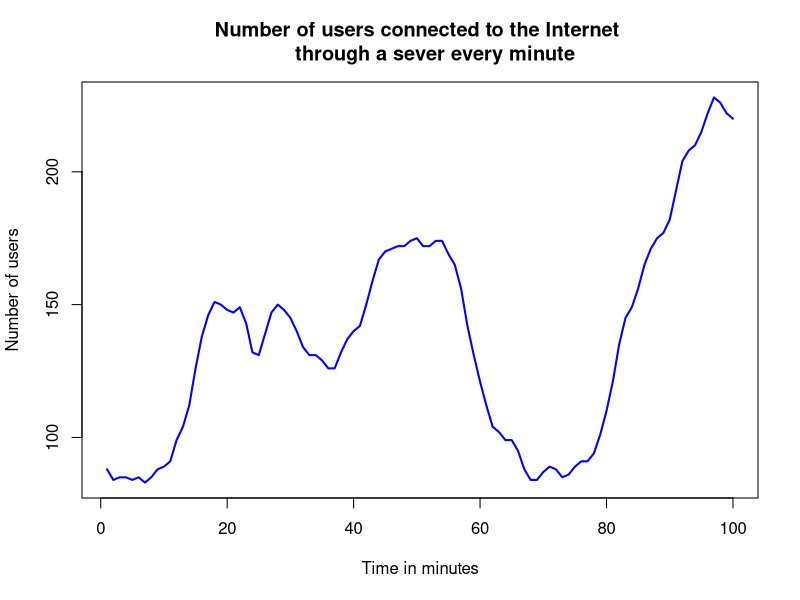
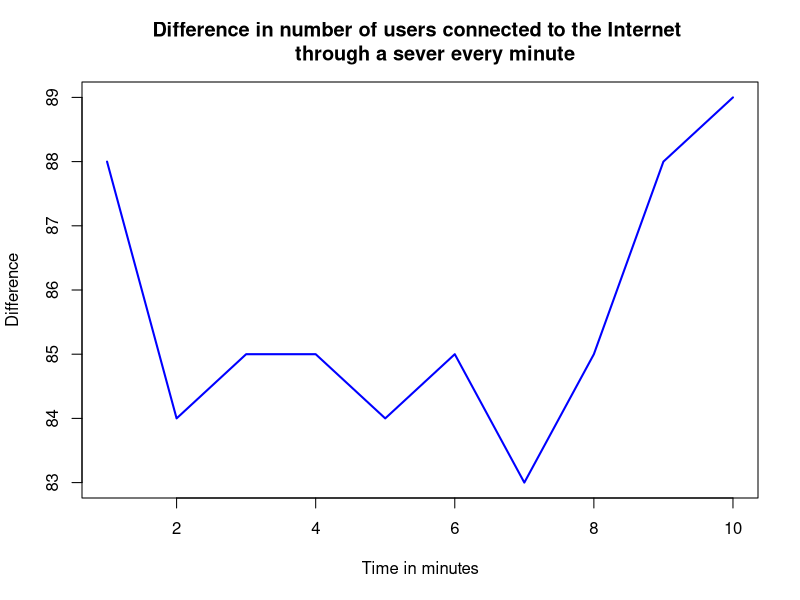
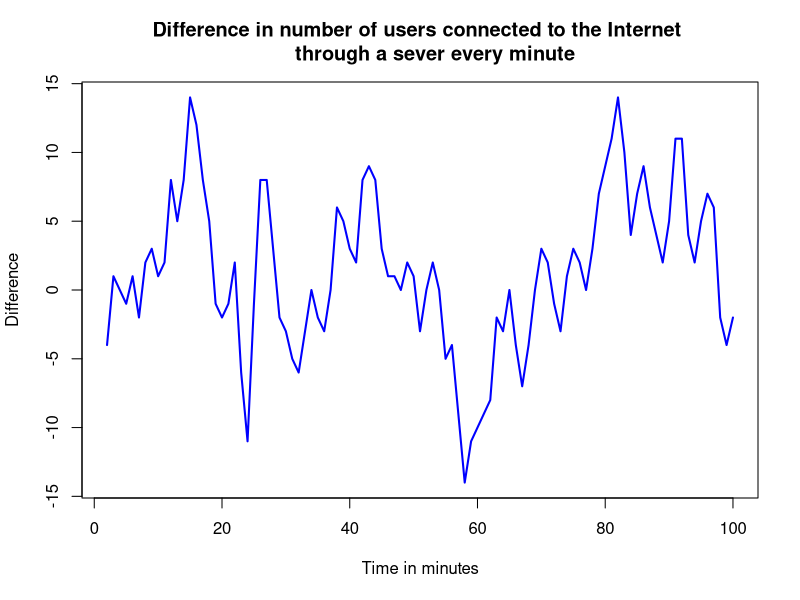
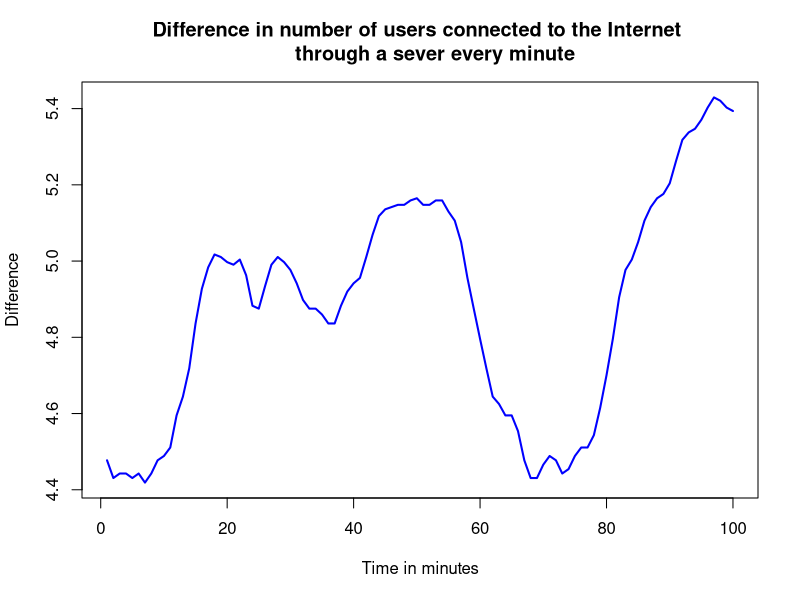

These charts were generated, in order, by the following R code:
###########################
# R-File for Assignment 1 dealing with dataset 1 (WWWusage)
###########################

#Find a full list of pre-installed datasets here
#https://stat.ethz.ch/R-manual/R-devel/library/datasets/html/00Index.html

#Set working directory Christopher
setwd("C:/Users/Christopher/OneDrive/Dokumente/Studium/Hertie School of Governance/Courses/Fall 2015/Collaborative Data Analysis/Project 1")

#Load Internet Usage per Minute Data and pass it into a dataframe
data("WWWusage")
WWWusage <- WWWusage #No need to load it into a dataset, only one varibale
?WWWusage

#######################
#Descirptive statistics
#######################

#Plot Internet usage
plot(WWWusage, main="Number of users connected to the Internet 
     through a sever every minute", 
     lwd=2, col="blue", ylab="Number of users",xlab="Time in minutes")

#Look at specific parts of the time series which allows for rescaling
WWWusage_first10 <- WWWusage[1:10]
plot(WWWusage_first10, type="l", main="Difference in number of users connected to the Internet 
     through a sever every minute", 
     lwd=2, col="blue", ylab="Difference",xlab="Time in minutes")

#Plot difference in interet usage
WWWusage_diff <- diff(WWWusage) 
plot(WWWusage_diff, main="Difference in number of users connected to the Internet 
     through a sever every minute", 
     lwd=2, col="blue", ylab="Difference",xlab="Time in minutes")

#Take logs of time series and plot together with diff
WWWusage_log <- log(WWWusage)
plot(WWWusage_log, main="Difference in number of users connected to the Internet 
     through a sever every minute", 
     lwd=2, col="blue", ylab="Difference",xlab="Time in minutes")

